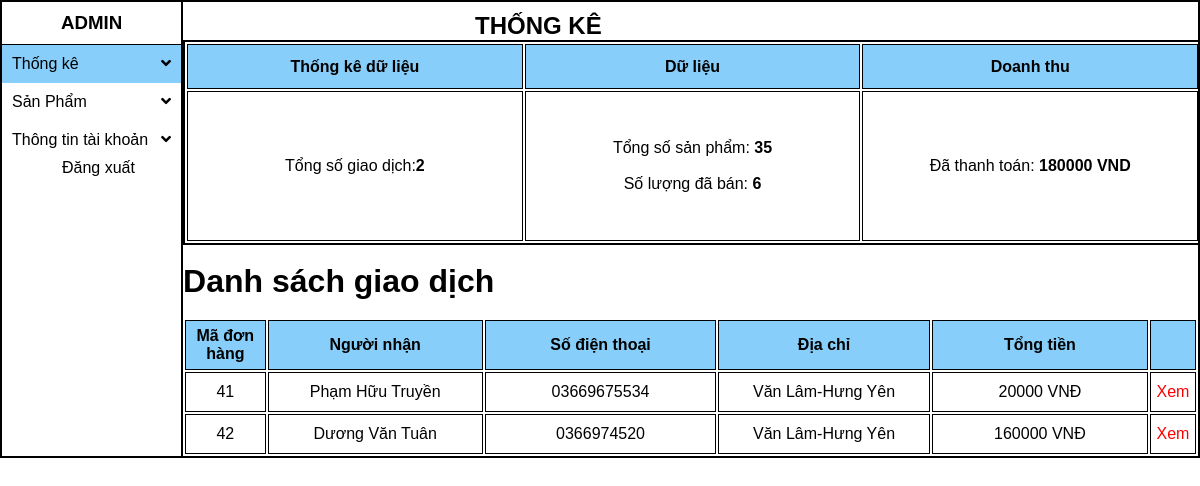
/thongke.php, run on the app's committed database.
### tables this page shows
CREATE TABLE `thongtindathang` (
  `MaDonHang` int(20) NOT NULL,
  `NguoiNhan` varchar(30) NOT NULL,
  `sdt` varchar(50) NOT NULL,
  `DiaChi` varchar(50) NOT NULL,
  `TongTien` varchar(20) NOT NULL
);

### thongke.php (the view, shortened to what this page needs)
<html>
<link rel="stylesheet" href="https://use.fontawesome.com/releases/v5.11.0/css/all.css">
<link rel="stylesheet" href="css/thongke.css">
<?php
       $conn=ketnoidataba();
        $sql = "SELECT * FROM thongtindathang";
        $result = $conn->query($sql);
        if ($result->num_rows > 0){
            $tonggiaodich=0;$tongdoanhthu=0;
            while($row = $result->fetch_assoc()) {
               $tonggiaodich++;
               $tongdoanhthu+=$row["TongTien"];
            }
        }
        $sql1 = "SELECT * FROM tbthemsp";
        $result1 = $conn->query($sql1);
        if ($result1->num_rows > 0){
           $demsanpham=0;
            while($row1 = $result1->fetch_assoc()) {
               $demsanpham++;
            }
        }
        $sql2 = "SELECT * FROM chitietdonhang";
        $result2 = $conn->query($sql2);
        if ($result2->num_rows > 0){
           $soluongdaban=0;
            while($row2 = $result2->fetch_assoc()) {
               $soluongdaban+=$row2["SoLuong"];
            }
        }
?>
    <body>
        <div class="container">
           <div class="left">
               <h3>ADMIN</h3>
               <ul>
                <a href="thongke.php"><li  style="background-color:lightskyblue;">Thống kê<i  class="fa fa-angle-down"></i></li></a>
                  <a href="thongtinsp.php"><li> Sản Phẩm<i  class="fa fa-angle-down"></i></li></a>
                  <a href="thongtintk.php"><li> Thông tin tài khoản<i  class="fa fa-angle-down"></i></li></a>
               </ul>
               <a style="margin-left:60px" href="dangnhap.php">Đăng xuất</a>
           </div>
           <div class="right">
               <div class="top">
                   <h2>THỐNG KÊ</h2>
               </div>
               <br>
               <br>
               <div class="container1">
               <table id="table">
                   <tr>
                       <th style="height:45px; background-color: lightskyblue;border:1px solid black;">Thống kê dữ liệu</th>
                       <th style=" background-color: lightskyblue;border:1px solid black;">Dữ liệu</th>
                       <th style=" background-color: lightskyblue;border:1px solid black;">Doanh thu</th>
                   </tr>
                                <tr id="thongtin">
                                    <td class="td" style="width:300px;margin-right:300px;">Tổng số giao dịch:<b><?php echo  $tonggiaodich ?></b></td>
                                    <td class="td" style="width:300px">Tổng số sản phẩm: <b><?php echo $demsanpham ?></b>
                                    <br><br>Số lượng đã bán: <b><?php echo $soluongdaban ?></b></td>
                                    <td class="td" style="width:300px" >Đã thanh toán: <b><?php echo $tongdoanhthu ?> VND</b></td>
                                </tr>
               </table>
                </div>
                <br>
                <?php
                        $sql4 = "SELECT * FROM thongtindathang";
                        $result4 = $conn->query($sql4);
                        if ($result4->num_rows > 0) {
                ?>
                <h1>Danh sách giao dịch</h1>
                <br>
                <table id="table">
                   <tr>
                       <th style="height:50px; background-color: lightskyblue;border:1px solid black;">Mã đơn hàng</th>
                       <th style=" background-color: lightskyblue;border:1px solid black;">Người nhận</th>
                       <th style=" background-color: lightskyblue;border:1px solid black;">Số điện thoại</th>
                       <th style=" background-color: lightskyblue;border:1px solid black;">Địa chỉ</th>
                       <th style=" background-color: lightskyblue;border:1px solid black;">Tổng tiền</th>
                       <th style=" background-color: lightskyblue;border:1px solid black;"></th>
                    <?php
                        while($row4 = $result4->fetch_assoc()) {
                    ?>
                   </tr>
                                <tr id="thongtin">
                                    <td class="td" style="width:100px;height:40px;border:1px solid black;text-align:center;"><?php echo $row4["MaDonHang"] ?></td>
                                    <td class="" style="width:300px;height:40px;border:1px solid black;text-align:center;"><?php echo $row4["NguoiNhan"] ?></td>
                                    <td class="" style="width:300px;height:40px;border:1px solid black;text-align:center;" ><?php echo $row4["sdt"] ?></td>
                                    <td class="" style="width:300px;height:40px;border:1px solid black;text-align:center;" ><?php echo $row4["DiaChi"] ?></td>
                                    <td class="" style="width:300px;height:40px;border:1px solid black;text-align:center;" ><?php echo $row4["TongTien"].' VNĐ' ?></td>
                                    <td class="" style="width:50px;height:40px;border:1px solid black;text-align:center;" ><a  style=" color:red;" href="xem.php?madonhang=<?php echo $row4["MaDonHang"] ?>">Xem</a></td>
                                </tr>
                    <?php } ?>
               </table>
               <?php
                } else {
                    echo "không có dữ liệu";
                }
                ?>
           </div>
        </div>
    </body>
</html>

### css/thongke.css (style rules this page uses)
* { margin:0; padding:0; color:black; font-family: Arial, Helvetica, sans-serif; }
.container { margin: 0 auto; border:2px solid black; display: flex; }
.left { width: 15%; border-right: 2px solid black; }
h3 { padding:10px; border-bottom:1px solid black; text-align: center; }
li { list-style: none; padding:10px; }
a { text-decoration: none; }
i { float:right; }
.right { width: 85%; }
.top { display:block; }
.top h2 { float: left; width:70%; margin-top:10px; text-align: center; }
.td { text-align: center; border:1px solid black; height: 150px; }
.container1 { margin: 0 auto; border:2px solid black; display: flex; width: 100%; }
#table { width: 100%; }

### data on the page
thongtindathang: MaDonHang "41", NguoiNhan "Phạm Hữu Truyền", sdt "03669675534", DiaChi "Văn Lâm-Hưng Yên", TongTien "20000"
thongtindathang: MaDonHang "42", NguoiNhan "Dương Văn Tuân", sdt "0366974520", DiaChi "Văn Lâm-Hưng Yên", TongTien "160000"

### other printed values
$tonggiaodich "2"
$demsanpham "35"
$soluongdaban "6"
$tongdoanhthu "180000"
